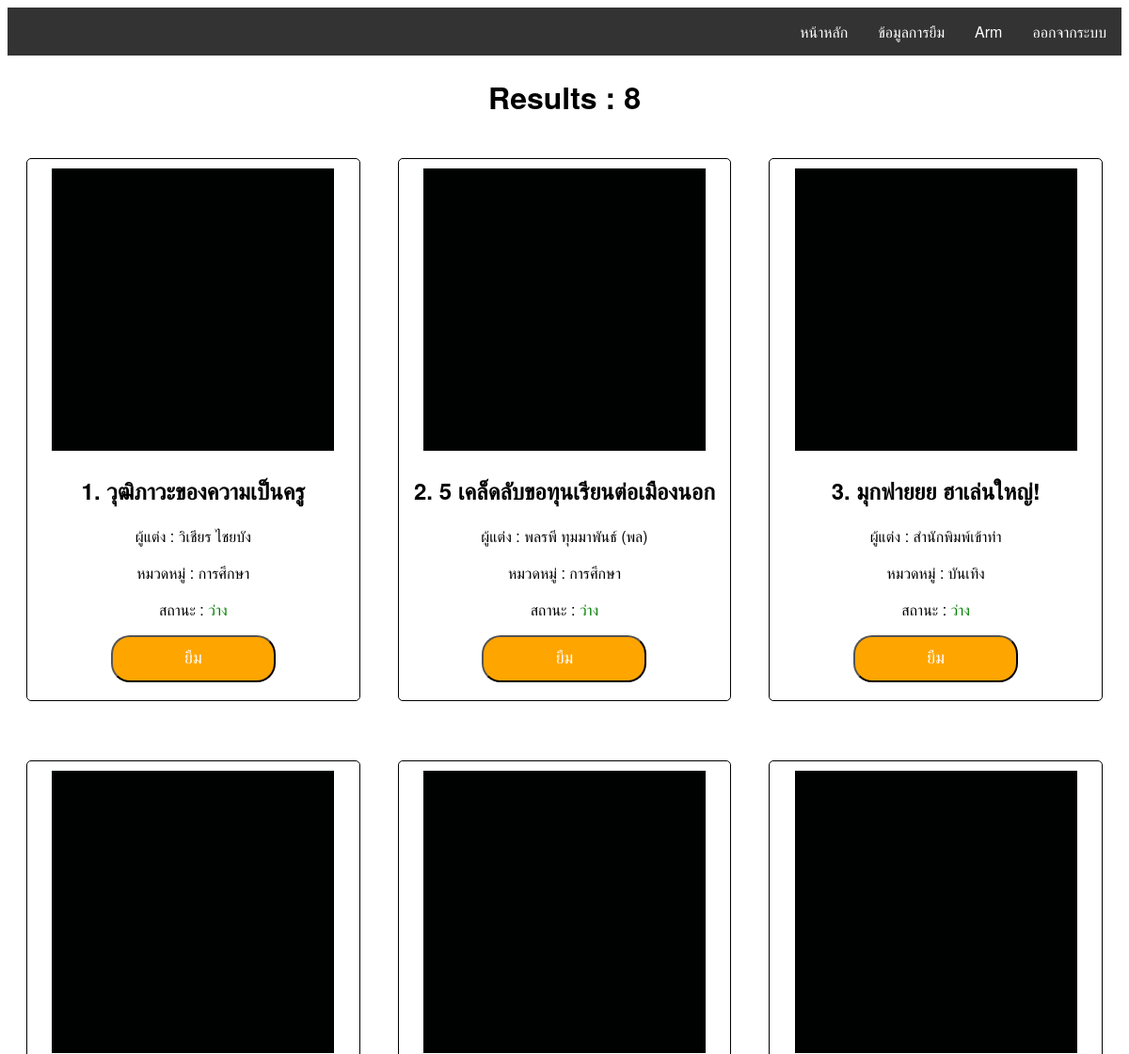
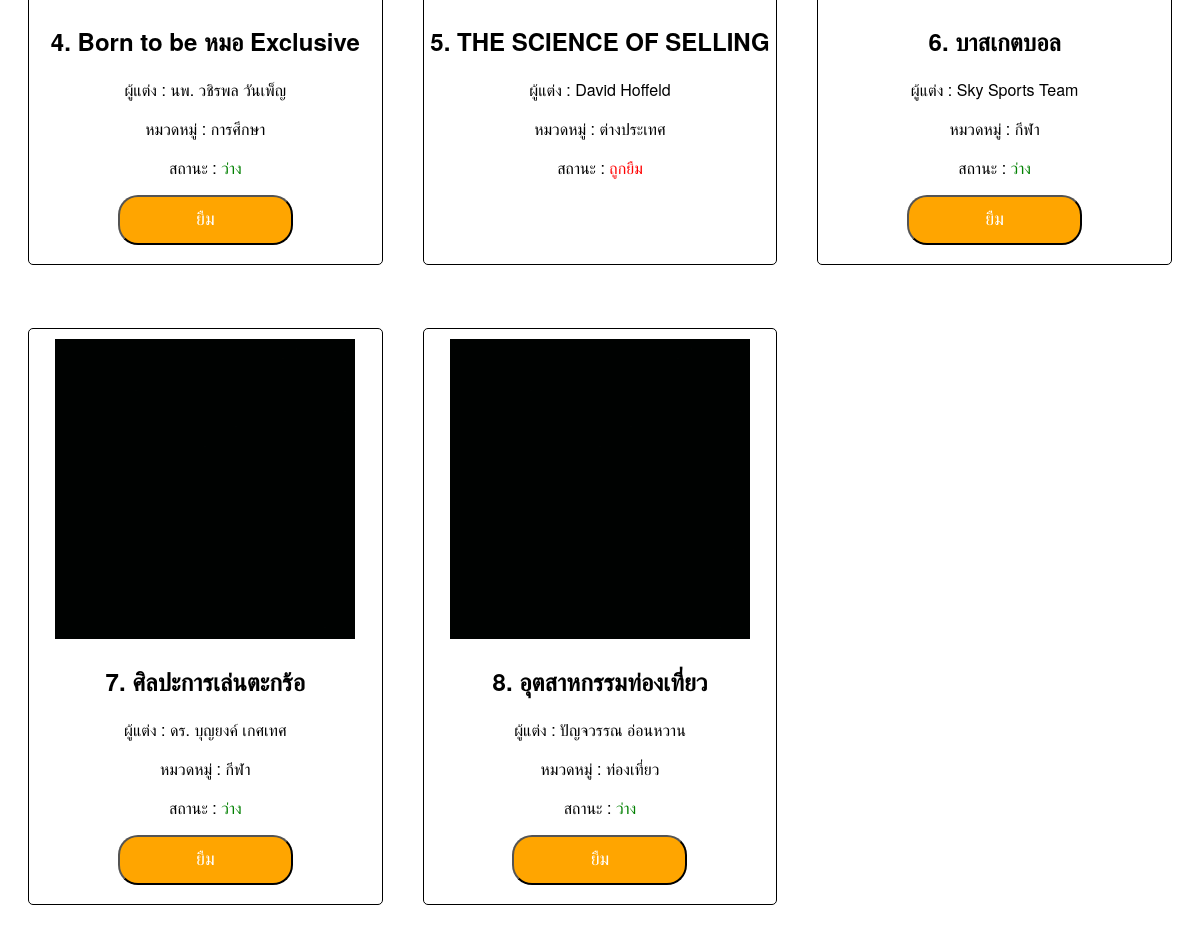
The app's page /index.php (signed in) with its own data (2 pictures, top to bottom).
### tables this page shows
CREATE TABLE `teacher` (
  `t_id` int(11) NOT NULL,
  `t_name` varchar(255) NOT NULL,
  `t_phone` varchar(255) NOT NULL,
  `user` varchar(255) NOT NULL,
  `pass` varchar(255) NOT NULL
);

CREATE TABLE `book` (
  `b_id` int(11) NOT NULL,
  `b_name` varchar(255) NOT NULL,
  `b_au` varchar(255) NOT NULL,
  `b_cate` int(11) NOT NULL,
  `b_status` varchar(255) NOT NULL,
  `b_img` text NOT NULL
);

CREATE TABLE `category` (
  `c_id` int(11) NOT NULL,
  `b_cate` varchar(255) NOT NULL,
  `c_name` varchar(255) NOT NULL
);

### index.php (the view, shortened to what this page needs)
<?php
    include "conn.php";
?>
<!DOCTYPE html>
<html>
<head>
    <link rel="stylesheet" href="css.css">
</head>
<body>
    <?php
        include "navbar.php";
        $sql = "SELECT b_id, b_name, b_au, b.b_cate, b_status, b_img, c.b_cate, c_name  FROM `book` b, category c WHERE c.b_cate = b.b_cate";
        $query = $conn -> query($sql);
        $row = $query -> num_rows;
    ?>
            <div align="center" ><h1>Results : <?php echo $row; ?></h1></div>
    <?php
        $num = 1;
        while($show = $query -> fetch_array()){
           if($num%3 == 1){
    ?>
                <div class="row">
    <?php
            }
    ?>
            <div class="col">
                <div class="border">
                <div style="text-align:center; margin-top:10px;">
                    <img src="img/<?php echo $show['b_img']; ?>" width="300" height="300">
                </div>
                <div class="detail" style="text-align:center;">
                    <h2><?php echo $num++ . ". " . $show["b_name"]; ?></h2>
                    <p>ผู้แต่ง : <?php echo $show["b_au"]; ?></p>
                    <p>หมวดหมู่ : <?php echo $show["c_name"]; ?></p>
                    <p>สถานะ : <?php if($show["b_status"] == "a"){
                        echo "<font color='green'>ว่าง</font>";
                    }else{
                        echo "<font color='red'>ถูกยืม</font>";
                    } ?></p>
                    <?php
                        if($_SESSION["t_id"] != null && $show["b_status"] == "a"){
                    ?>
                            <form class="submit" action="borrow.php?id=<?php echo $show['b_id']; ?>" method="post">
                                <input type="submit"  value="ยืม">
                            </form>
                    <?php
                        }
                    ?>
                </div>
                </div>
            </div>
            <?php
                if($num % 3 == 1){
            ?>
            </div>
    <?php
                }
        }
    ?>
</body>
</html>

### navbar.php (shortened to what this page needs)
<div class="navbar">
    <ul>
        <?php
            if($_SESSION["t_id"] == null){
                echo "<li><a href='login.php'>เข้าสู่ระบบ</a></li>";
            }else{
                include "conn.php";
                $navbar = "SELECT * FROM `teacher` WHERE '".$_SESSION["t_id"]."' = t_id";
                $navbar_query = $conn -> query($navbar);
                $show_navbar = $navbar_query-> fetch_array();
                echo "<li><a href='javascript:Exit();'>ออกจากระบบ</a></li>";
                echo "<li><a href='edit_profile.php'>". $show_navbar["t_name"] ."</a></li>";
                echo "<li><a href='check.php'>ข้อมูลการยืม</a></li>";
            }
        ?>
        <li><a href="index.php">หน้าหลัก</a></li>
    </ul>
</div>

### css.css (style rules this page uses)
.border { border:1px solid black; height:575px; border-radius: 5px; margin:20px; }
.navbar ul { list-style-type: none; margin: 0; padding: 0; overflow: hidden; background-color: #333; }
.navbar { margin-bottom: 10px; }
.navbar li { float: right; }
.detail { text-align: center; }
.navbar li a { display: block; color: white; text-align: center; padding: 14px 16px; text-decoration: none; }
.submit input[type="submit"] { width:175px; border-radius: 20px; outline:none; background-color: orange; color:white; font-size: 18px; cursor: pointer; transition: 0.25s; height:50px; }
.col { height:600px; margin-bottom: 40px; float:left; width:33.3333333%; }
body { font-family: "Helvetica Neue", Helvetica, Arial, sans-serif; }

### records on screen
teacher: t_name "Arm"
book: b_img (picture), b_name "วุฒิภาวะของความเป็นครู", b_au "วิเชียร ไชยบัง", category.c_name "การศึกษา", b_status "ว่าง"
book: b_img (picture), b_name "5 เคล็ดลับขอทุนเรียนต่อเมืองนอก", b_au "พลรพี ทุมมาพันธ์ (พล)", category.c_name "การศึกษา", b_status "ว่าง"
book: b_img (picture), b_name "มุกฟายยย ฮาเล่นใหญ่!", b_au "สำนักพิมพ์เข้าท่า", category.c_name "บันเทิง", b_status "ว่าง"
book: b_img (picture), b_name "Born to be หมอ Exclusive", b_au "นพ. วชิรพล วันเพ็ญ", category.c_name "การศึกษา", b_status "ว่าง"
book: b_img (picture), b_name "THE SCIENCE OF SELLING", b_au "David Hoffeld", category.c_name "ต่างประเทศ", b_status "ถูกยืม"
book: b_img (picture), b_name "บาสเกตบอล", b_au "Sky Sports Team", category.c_name "กีฬา", b_status "ว่าง"
book: b_img (picture), b_name "ศิลปะการเล่นตะกร้อ", b_au "ดร. บุญยงค์ เกศเทศ", category.c_name "กีฬา", b_status "ว่าง"
book: b_img (picture), b_name "อุตสาหกรรมท่องเที่ยว", b_au "ปัญจวรรณ อ่อนหวาน", category.c_name "ท่องเที่ยว", b_status "ว่าง"

### other values on screen
$row "8"
